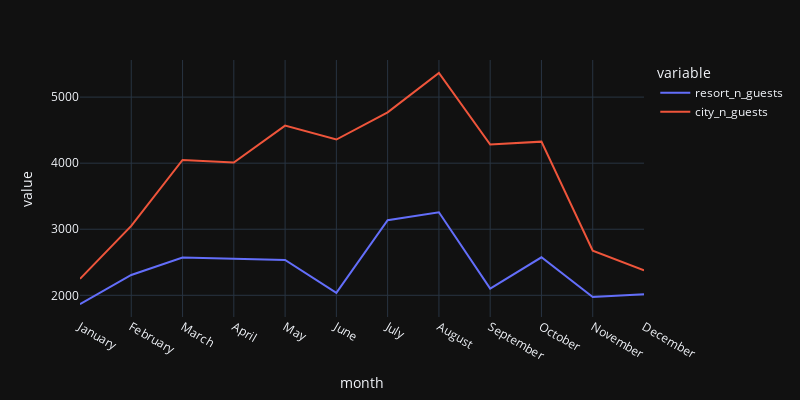

The cell this chart's notebook holds for it:
### Code cell
fig = px.line(n_guests_month, x='month', y=['resort_n_guests', 'city_n_guests'], template='plotly_dark', width=800, height=400)
fig.show()

### Figure 1 — Plotly figure (JSON) as saved in the notebook; plotly's stock layout.template omitted (floating-point values rounded to 4 significant figures)
{"data": [{"hovertemplate": "variable=resort_n_guests<br>month=%{x}<br>value=%{y}<extra></extra>", "legendgroup": "resort_n_guests", "line": {"color": "#636efa", "dash": "solid"}, "marker": {"symbol": "circle"}, "mode": "lines", "name": "resort_n_guests", "orientation": "v", "showlegend": true, "type": "scatter", "x": ["January", "February", "March", "April", "May", "June", "July", "August", "September", "October", "November", "December"], "xaxis": "x", "y": [1866, 2308, 2571, 2550, 2535, 2037, 3137, 3257, 2102, 2575, 1975, 2014], "yaxis": "y"}, {"hovertemplate": "variable=city_n_guests<br>month=%{x}<br>value=%{y}<extra></extra>", "legendgroup": "city_n_guests", "line": {"color": "#EF553B", "dash": "solid"}, "marker": {"symbol": "circle"}, "mode": "lines", "name": "city_n_guests", "orientation": "v", "showlegend": true, "type": "scatter", "x": ["January", "February", "March", "April", "May", "June", "July", "August", "September", "October", "November", "December"], "xaxis": "x", "y": [2249, 3051, 4049, 4010, 4568, 4358, 4770, 5367, 4283, 4326, 2676, 2377], "yaxis": "y"}], "layout": {"height": 400, "legend": {"title": {"text": "variable"}, "tracegroupgap": 0}, "margin": {"t": 60}, "width": 800, "xaxis": {"anchor": "y", "domain": [0, 1], "title": {"text": "month"}}, "yaxis": {"anchor": "x", "domain": [0, 1], "title": {"text": "value"}}}}
